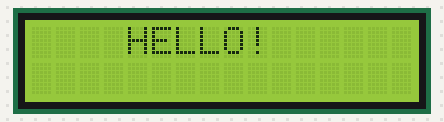
The sketch below on a simulated Arduino Uno, built with avr-gcc and run on an emulated ATmega328P. On the bench: 16×2 character LCD.

Above: at 2.1 s.
At 7.1 s:
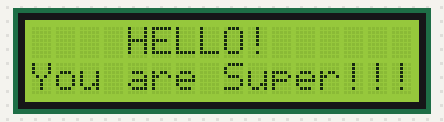
At 19.04 s:
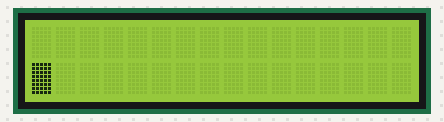
At 23.54 s:
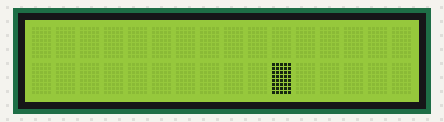
At 31.78 s:
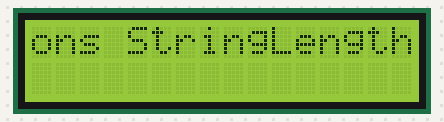
At 39.78 s:
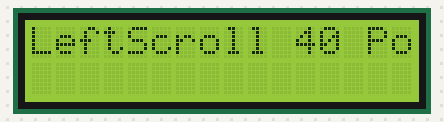

The sketch:

lcd-screen.ino
```cpp
// Include Library for LCD Screen Using
#include <LiquidCrystal.h>

// Digital Out Numbers to LCD Screen
const int RS_PIN = 6;
const int EN_PIN = 7;
const int D4_PIN = 8;
const int D5_PIN = 9;
const int D6_PIN = 10;
const int D7_PIN = 11;
LiquidCrystal lcd(RS_PIN, EN_PIN, D4_PIN, D5_PIN, D6_PIN, D7_PIN);

void setup() {
	pinMode(RS_PIN, OUTPUT);
	pinMode(EN_PIN, OUTPUT);
	pinMode(D4_PIN, OUTPUT);
	pinMode(D5_PIN, OUTPUT);
	pinMode(D6_PIN, OUTPUT);
	pinMode(D7_PIN, OUTPUT);

	// Set LCD Screen's number of Columns and Rows:
	lcd.begin(16, 2);
}

void loop() {
	delay(2000);
	// Print to First Line
	lcd.setCursor(4, 0);
	lcd.print("HELLO!");
	delay(5000);
	// Print to Second Line
	lcd.setCursor(0, 1);
	lcd.print("You are Super!!!");
	delay(5000);
	// Clear Display
	lcd.clear();

	// Cursor
	// Cursor ON
	lcd.cursor();
	// Moving Cursor
	for (int i = 0; i < 15; i++) {
		lcd.setCursor(i, 0);
		delay(450);
	}
	// Cursor OFF
	lcd.noCursor();
	lcd.clear();

	// Blinking Cursor
	// Blink ON
	lcd.blink();
	// Moving Cursor
	for (int i = 0; i < 15; i++) {
		lcd.setCursor(i, 1);
		delay(450);
	}
	// Blink OFF
	lcd.noBlink();
	lcd.clear();

	// Scroll (40 Maximum)
	lcd.print("Scroll 40 Positions StringLength to Left");
	for (int i = 0; i < 41; i++) {
		// Scroll One Position to Left:
		lcd.scrollDisplayLeft();
		delay(400);
	}
	lcd.clear();

	// AutScroll (25 Maximum)
	lcd.setCursor(16, 1);
	// AutScrolling ON
	lcd.autoscroll();
	String autoscroll = "AutoScroll String toLeft";
	for (int i = 0; i < autoscroll.length(); i++) {
		lcd.print(autoscroll[i]);
		delay(300);
	}
	delay(5000);
	// AutScrolling OFF
	lcd.noAutoscroll();
	lcd.clear();
}
```

Measured:
- what the display in image 0 shows lasts 5.0 s, from 2.1 s to 7.1 s
- what the display in image 2 shows lasts 0.5 s, from 18.8 s to 19.3 s
- what the display in image 4 shows lasts 0.4 s, from 31.6 s to 32.0 s
